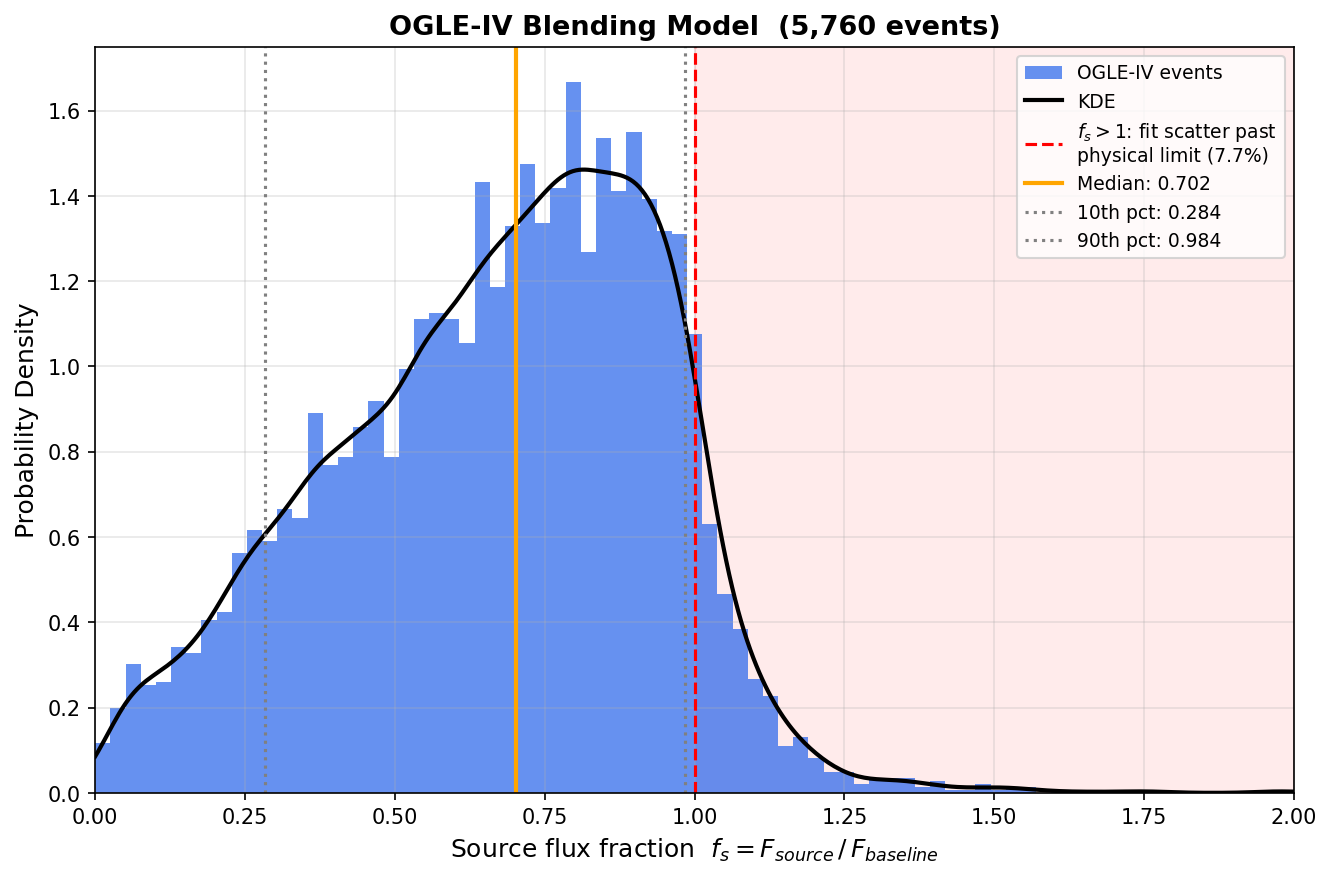

Generate this figure with Python:
"""
OGLE-IV blending model from the Mroz et al. (2019) event catalogue.

Real OGLE-IV photometry is *blended*: the flux the detector records is the sum
of the (magnified) source flux and a constant blend flux -- the lens plus
unresolved neighbouring bulge stars sharing the aperture:

    F_obs(t) = A(t) * F_source + F_blend

The catalogue reports, per event, the source-flux fraction

    f_s = F_source / F_baseline = F_source / (F_source + F_blend)   (column fs_med)

so that, in magnitudes, the observed light curve is

    I(t) = I_base - 2.5*log10( f_s * A(t) + (1 - f_s) )

where I_base is the OBSERVED baseline magnitude (the value the detector records
at A = 1). Only the source is magnified; the blend is constant, which both
places the baseline at the real observed level AND correctly dilutes the peaks
(a fully magnified source is watered down by the steady blend).

Setting f_s = 1 (no blend) recovers the idealised formula I(t) = I_s - 2.5*log10 A.

This script extracts the (I_s, f_s) pairs so the webapp can bootstrap-resample
them at generation time (no network dependency at runtime), exactly as
cadence_model.py stores the empirical cadence gaps.

They are stored as PAIRS, not as two independent distributions, because the two
are correlated: brighter sources are measurably less blended (median f_s falls
from 0.88 at I_s < 17 to 0.66 at I_s ~ 20). Drawing them independently would
destroy that relationship. Resampling whole catalogue rows keeps each synthetic
event self-consistent, and the resulting baseline

    I_base = I_s + 2.5*log10(f_s)

then reproduces the real observed baseline distribution measured independently
from the photometry by baseline_model.py (median 18.86 vs 18.94 mag).

Outputs
-------
  blend_model.npz   -- paired (I_s, f_s) arrays + summary stats
  blend_model.png   -- empirical f_s distribution
"""

import io
import warnings
from pathlib import Path

import matplotlib
matplotlib.use("Agg")
import matplotlib.pyplot as plt
import numpy as np
import requests
from scipy.stats import gaussian_kde

warnings.filterwarnings("ignore")  # suppress astrouw SSL-verify warning

HERE = Path(__file__).parent
OUTPUT_NPZ = HERE / "blend_model.npz"
OUTPUT_PNG = HERE / "blend_model.png"

URL = "https://www.astrouw.edu.pl/ogle/ogle4/microlensing_maps/table3.dat"

# Fixed-width column spec from Mroz et al. (2019) table3.dat (matches
# distributions/I_baseline_mag.py). fs_med is the source-flux fraction.
COL_SPECS = [
    (0, 16),   (17, 26),  (27, 33),  (34, 36),  (37, 39),  (40, 45),
    (46, 49),  (50, 52),  (53, 57),  (58, 67),  (68, 77),  (78, 87),
    (88, 97),  (98, 109), (110, 117),(118, 123),(124, 130),(131, 136),
    (137, 148),(149, 156),(157, 163),(164, 171),(172, 179),(180, 186),
    (187, 192),(193, 199),(200, 205),(206, 212),(213, 219),(220, 225),
    (226, 231),(232, 238),(239, 244),(245, 251),(252, 270),
]
COLS = [
    "name", "field", "star_id", "ra_h", "ra_m", "ra_s", "dec_d", "dec_m", "dec_s",
    "ra", "dec", "glon", "glat", "t0", "tE", "u0", "Is_best", "fs_best",
    "t0_med", "t0_err1", "t0_err2", "tE_med", "tE_err1", "tE_err2",
    "u0_med", "u0_err1", "u0_err2", "Is_med", "Is_err1", "Is_err2",
    "fs_med", "fs_err1", "fs_err2", "weight", "ews_id",
]

# Physical plausibility filter for f_s = F_source / F_baseline.
# f_s in (0, 1]  -> normal blending (0 = fully blended, 1 = no blend).
# f_s slightly > 1 -> mild over-subtraction of the blend in the OGLE fit; kept
# up to a cap because it occurs in the real catalogue (~8% of events).
FS_MIN, FS_MAX = 1e-3, 2.0

# Sanity window on the fitted source magnitude, to drop catalogue rows where the
# fit failed outright. Deliberately wide -- it removes junk, not real events.
I_S_MIN, I_S_MAX = 10.0, 24.0


def main():
    import pandas as pd

    print(f"Fetching {URL} ...")
    resp = requests.get(URL, verify=False, timeout=60)
    df = pd.read_fwf(io.StringIO(resp.text), colspecs=COL_SPECS, names=COLS, comment="#")

    fs = pd.to_numeric(df["fs_med"], errors="coerce").to_numpy(dtype=float)
    Is = pd.to_numeric(df["Is_med"], errors="coerce").to_numpy(dtype=float)

    # Keep only rows where BOTH are usable, so every stored pair is a real event.
    good = (
        np.isfinite(fs) & (fs >= FS_MIN) & (fs <= FS_MAX)
        & np.isfinite(Is) & (Is > I_S_MIN) & (Is < I_S_MAX)
    )
    fs, Is = fs[good], Is[good]
    print(f"  {good.sum():,} events with a usable (I_s, f_s) pair")
    print(
        f"  f_s: median={np.median(fs):.3f}  "
        f"P10={np.percentile(fs, 10):.3f}  P90={np.percentile(fs, 90):.3f}"
    )
    print(f"  I_s: median={np.median(Is):.2f} mag")

    # The pairing is the point: check the correlation survives, and that the
    # implied baseline matches the one measured independently from photometry.
    I_base = Is + 2.5 * np.log10(fs)
    print()
    print("--- Source-blend correlation (why pairs, not independent draws) ---")
    for lo, hi in [(12, 17), (17, 18), (18, 19), (19, 20), (20, 21)]:
        m = (Is >= lo) & (Is < hi)
        if m.sum() > 20:
            print(f"  I_s {lo}-{hi}:  n={m.sum():5d}   median f_s = {np.median(fs[m]):.3f}")
    print(f"\n  implied I_base = I_s + 2.5*log10(f_s):  median = {np.median(I_base):.2f} mag")
    print("  (compare with baseline_model.py, measured from photometry)")

    np.savez_compressed(
        OUTPUT_NPZ,
        fs=fs.astype(np.float64),
        Is=Is.astype(np.float64),          # paired element-wise with fs
        stats=np.array(
            [float(np.median(fs)), float(np.percentile(fs, 16)),
             float(np.percentile(fs, 84)), float(np.median(I_base))]
        ),
        n_events=np.array([len(fs)]),
    )
    print(f"\nSaved blend model -> {OUTPUT_NPZ}  ({len(fs):,} (I_s, f_s) pairs)")

    plot(fs)


def plot(fs: np.ndarray) -> None:
    """Empirical distribution of the source flux fraction f_s."""
    med = float(np.median(fs))
    p10, p90 = np.percentile(fs, [10, 90])
    frac_over_one = float((fs > 1.0).mean()) * 100.0

    fig, ax = plt.subplots(figsize=(9, 6))

    bins = np.linspace(0.0, FS_MAX, 80)
    ax.hist(fs, bins=bins, density=True, color="#2563eb", alpha=0.7,
            edgecolor="none", label="OGLE-IV events")

    kde = gaussian_kde(fs, bw_method=0.15)
    x = np.linspace(0.0, FS_MAX, 400)
    ax.plot(x, kde(x), "k-", lw=2, label="KDE")

    # f_s > 1 implies a negative blend flux, so it cannot be physical. It appears
    # because f_s is a FITTED parameter: for nearly-unblended events the noise can
    # push the best fit just past the boundary. Kept as it appears in the catalogue.
    ax.axvspan(1.0, FS_MAX, color="red", alpha=0.08, zorder=0)
    ax.axvline(1.0, color="red", ls="--", lw=1.5,
               label=f"$f_s>1$: fit scatter past\nphysical limit ({frac_over_one:.1f}%)")

    ax.axvline(med, color="orange", ls="-", lw=2, label=f"Median: {med:.3f}")
    ax.axvline(p10, color="gray", ls=":", lw=1.5, label=f"10th pct: {p10:.3f}")
    ax.axvline(p90, color="gray", ls=":", lw=1.5, label=f"90th pct: {p90:.3f}")

    ax.set_xlabel(r"Source flux fraction  $f_s = F_{source}\,/\,F_{baseline}$", fontsize=12)
    ax.set_ylabel("Probability Density", fontsize=12)
    ax.set_title(
        f"OGLE-IV Blending Model  ({len(fs):,} events)",
        fontsize=13, fontweight="bold",
    )
    ax.set_xlim(0.0, FS_MAX)
    ax.legend(fontsize=9)
    ax.grid(alpha=0.3)

    fig.tight_layout()
    fig.savefig(OUTPUT_PNG, dpi=150, bbox_inches="tight")
    print(f"Saved figure     -> {OUTPUT_PNG}")
    plt.close(fig)


if __name__ == "__main__":
    main()
